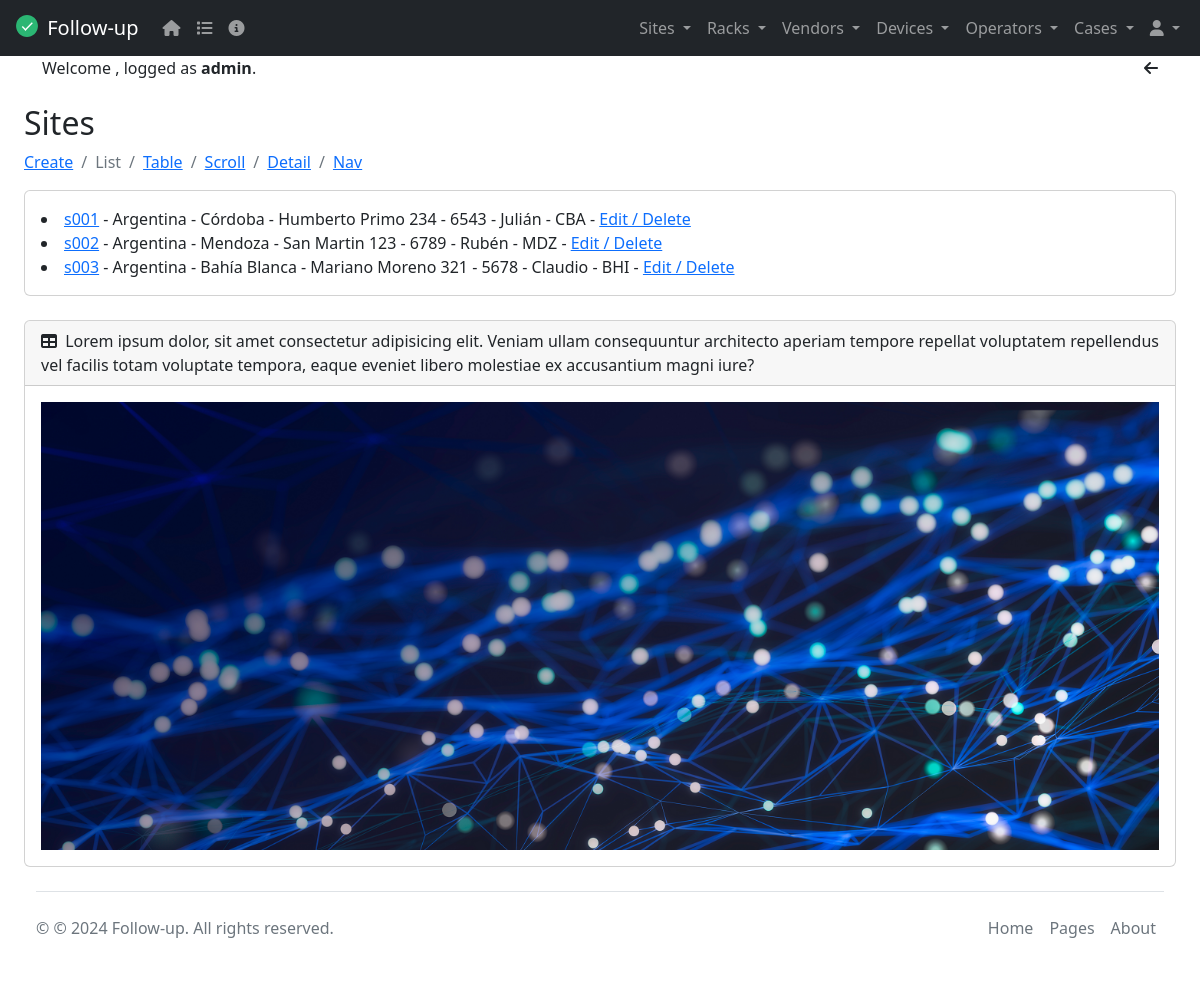
/sites/ (signed in), run on an earlier commit of the app's database.
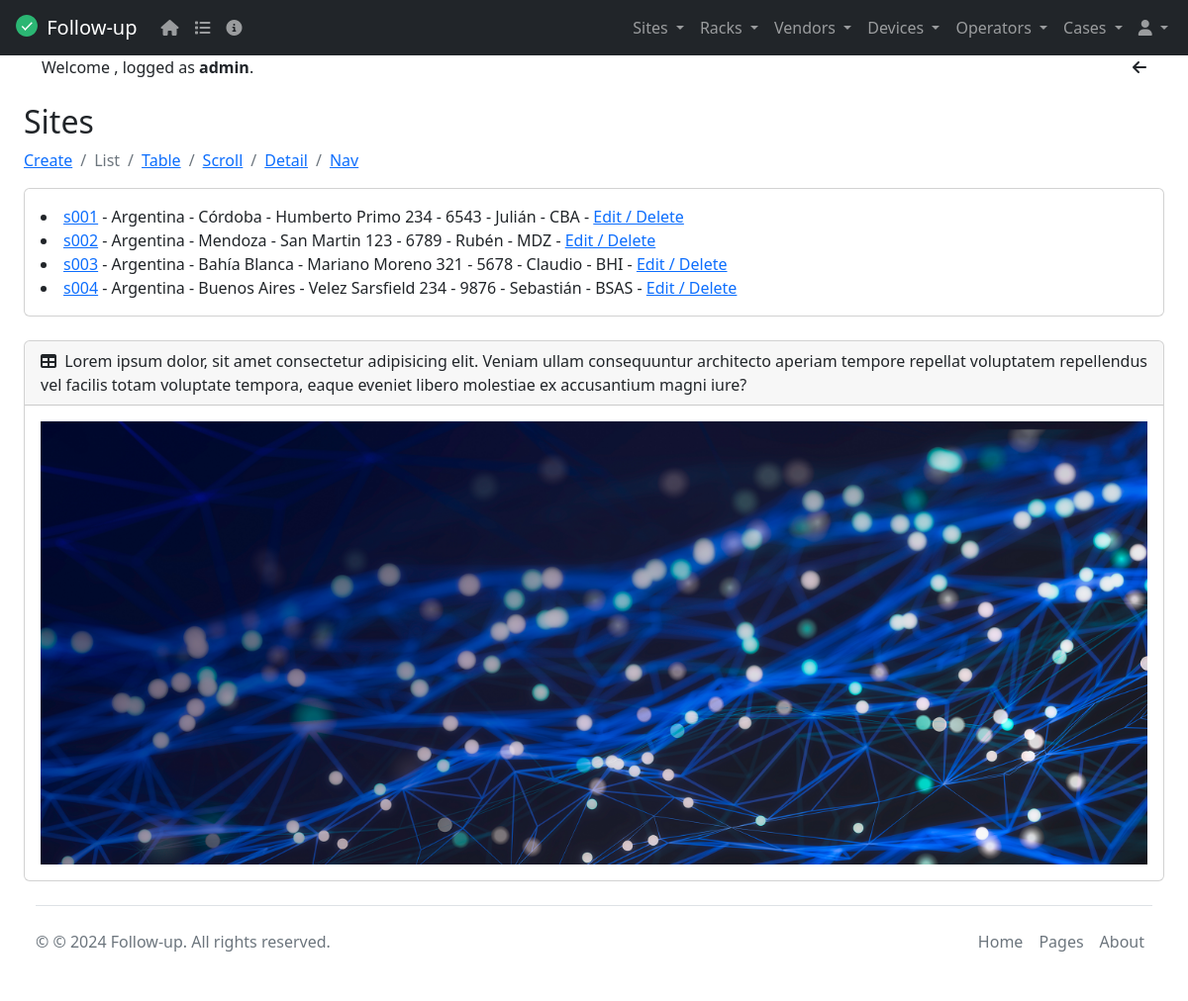
And on a later commit of the database.
### tasks/models.py (models this page shows, shortened)
class Site(models.Model):
  siteId = models.CharField(max_length=6)
  name = models.CharField(max_length=20)
  address = models.CharField(max_length=30)
  city = models.CharField(max_length=20)
  country = models.CharField(max_length=20)
  switchowner = models.CharField(max_length=30)
  contact = models.IntegerField(default=0)
  siteImage = models.ImageField(upload_to='sites', blank=True, null=True, default="/media/static/default.png") # default=""
  class Meta():
    verbose_name = 'Site'
    verbose_name_plural = 'Sites'
    ordering = ('siteId', 'name')
    unique_together = ('siteId', 'name')

### tasks/views.py (the view)
# urls.py: path('sites/', views.sites, name='sites'),
@login_required
def sites(request):
    sites = Site.objects.filter()
    return render(request, 'sites.html', {"sites": sites})

### tasks/templates/sites.html
{% extends 'base.html' %}
{% block content %}
<h2 class="mt-4">Sites</h2>
<nav aria-label="breadcrumb">
  <ol class="breadcrumb">
    {% if user.is_staff %}
    <li class="breadcrumb-item"><a href="/site_create">Create</a></li>
    {% endif %}
    <li class="breadcrumb-item active" aria-current="page">List</li>
    <li class="breadcrumb-item"><a href="/site_table">Table</a></li>
    <li class="breadcrumb-item"><a href="/site_scroll">Scroll</a></li>
    <li class="breadcrumb-item"><a href="/site_detail/1">Detail</a></li>
    <li class="breadcrumb-item"><a href="/site_nav/1">Nav</a></li>
  </ol>
</nav>
<div class="card mb-4">
  <div class="card-body">
    {% for site in sites %}
    <li>
      <a href="{% url 'site_detail' site.id %}">{{ site.siteId }}</a>
       - {{site.country}} - {{site.city}} - {{site.address}} - {{site.contact}} - {{site.switchowner}} - {{site.name}} -
      <a href="{% url 'site_edit' site.id %}">
        Edit / Delete
      </a>
    </li>
    {% endfor %}
  </div>
</div>
{% endblock %}

What changed in the data, as far as the page shows it:
added Site: siteId "s004", country "Argentina", city "Buenos Aires", address "Velez Sarsfield 234", contact "9876", switchowner "Sebastián", name "BSAS"
